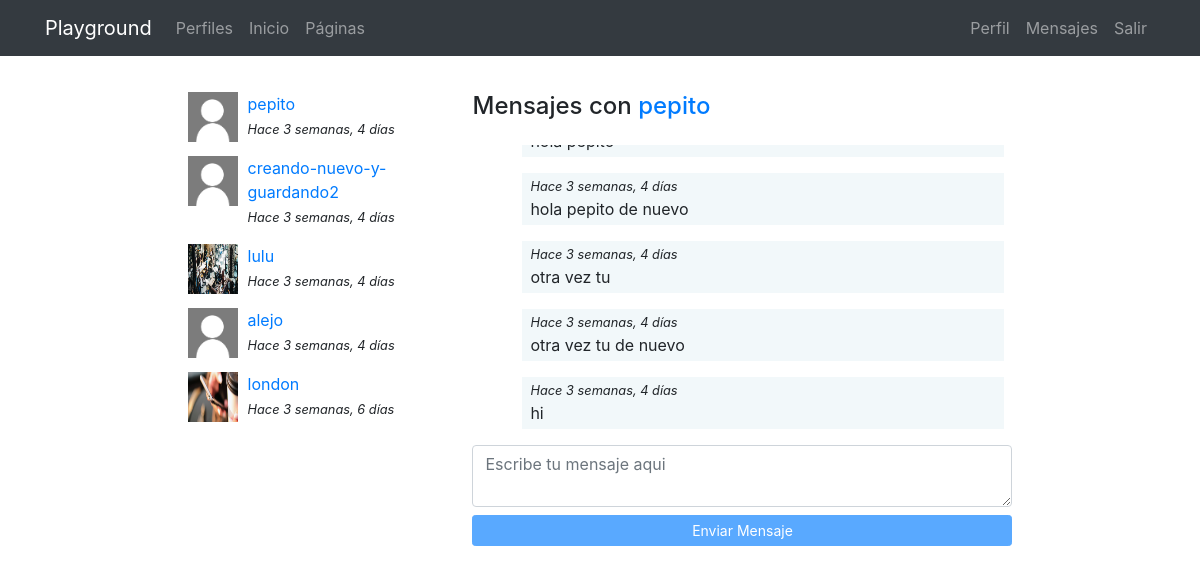
Screenshot of /messenger/thread/5/ (signed in) with the database file from the repository.
### messenger/models.py (models this page shows)
class Thread(models.Model):
    users = models.ManyToManyField(User, related_name='threads')
    messages = models.ManyToManyField(Message)
    update = models.DateTimeField(auto_now=True)
    objects = ThreadManager()
    class Meta:
        ordering = ['-update']

class Message(models.Model):
    user = models.ForeignKey(User, on_delete=models.CASCADE)
    content = models.TextField()
    created = models.DateTimeField(auto_now_add=True)
    class Meta:
        ordering = ['created']

### registration/models.py (models this page shows)
class Profile(models.Model):
    user = models.OneToOneField(User, on_delete=models.CASCADE)
    avatar = models.ImageField(
        upload_to=custom_upload_to,
        null=True,
        blank=True)
    bio = models.TextField(null=True, blank=True)
    link = models.URLField(max_length=200, null=True, blank=True)
    class Meta:
        ordering = ['user__username']

### messenger/views.py (the view)
# urls.py: path('thread/<int:pk>/', ThreadDetail.as_view(), name="detail"),
@method_decorator(login_required, name="dispatch")
class ThreadDetail(DetailView):
    model = Thread
    def get_object(self):
        obj = super(ThreadDetail, self).get_object()
        if self.request.user not in obj.users.all():
            raise Http404
        return obj

### messenger/templates/messenger/thread_detail.html (shortened to what this page needs)
{% extends 'core/base.html' %}
{% load static %}
{% block content %}
<main role="main">
    <div class="container">
        <div class="row mt-3">
            <div class="col-md-9 mx-auto mb-5">
                <div class="row">
                    <div class="col-md-4">
                        {% for thread in request.user.threads.all %}
                        {% if thread.messages.all|length > 0 %}
                        <div class="mb-3">
                            {% for user in thread.users.all %}
                            {% if user != request.user %}
                            {% if user.profile.avatar %}
                            <img src="{{user.profile.avatar.url}}" class="avatar">
                            {% else %}
                            <img src="{% static 'registration/img/no-avatar.jpg' %}" class="avatar">
                            {% endif %}
                            <div>
                                <a href="{% url 'messenger:detail' thread.pk %}">{{user}}</a><br>
                                <small><i>Hace {{thread.messages.last.created|timesince}}</i></small>
                            </div>
                            {% endif %}
                            {% endfor %}
                        </div>
                        {% endif %}
                        {% endfor %}
                    </div>
                    <div class="col-md-8">
                        {% for user in thread.users.all %}
                        {% if user != request.user %}
                        <h4 class="mb-4">Mensajes con <a href="{% url 'profiles:detail' user %} ">{{user}}</a></h4>
                        {% endif %}
                        {% endfor %}
                        <div class="thread" id="thread">
                            {% for message in object.messages.all %}
                            <div {% if request.user == message.user %}class="mine mb-3" {% else %}class="other mb-3" {% endif %}>
                                <small><i>Hace {{thread.messages.last.created|timesince}}</i></small><br>
                                {{message.content}}
                            </div>
                            {% endfor %}
                        </div>
                        <textarea id="content" rows="2" class="form-control mb-2" placeholder="Escribe tu mensaje aqui"></textarea>
                        <button id="send" class="btn btn-primary btn-sm btn-block " disabled >
                            Enviar Mensaje</button>
                    </div>
                </div>
            </div>
        </div>
</main>
{% endblock %}

### core/static/core/css/main.css (style rules this page uses)
main { padding-top: 20px; }
:root { --jumbotron-padding-y: 3rem; }

### messenger/templates/messenger/thread_detail.html (style rules this page uses)
.avatar { width: 50px; height: 50px; float: left; margin-right: 10px; }
.thread { max-height: 300px; overflow-y: auto; padding: 0 0.5em; }
.mine { padding: 0 0.5em 0.25em; background-color: rgba(230, 242, 245, .5); width: 92%; margin-left: 8%; }

### rows the page displays
Thread: messages.last.created "3 semanas, 4 días"
Thread: messages.last.created "3 semanas, 4 días"
Thread: messages.last.created "3 semanas, 4 días"
Thread: messages.last.created "3 semanas, 4 días"
Thread: messages.last.created "3 semanas, 6 días"
Message: content "hola pepito de nuevo"
Message: content "otra vez tu"
Message: content "otra vez tu de nuevo"
Message: content "hi"

### other values shown
{{ user }} "pepito"
{{ user }} "creando-nuevo-y-guardando2"
{{ user }} "lulu"
{{ user }} "alejo"
{{ user }} "london"
